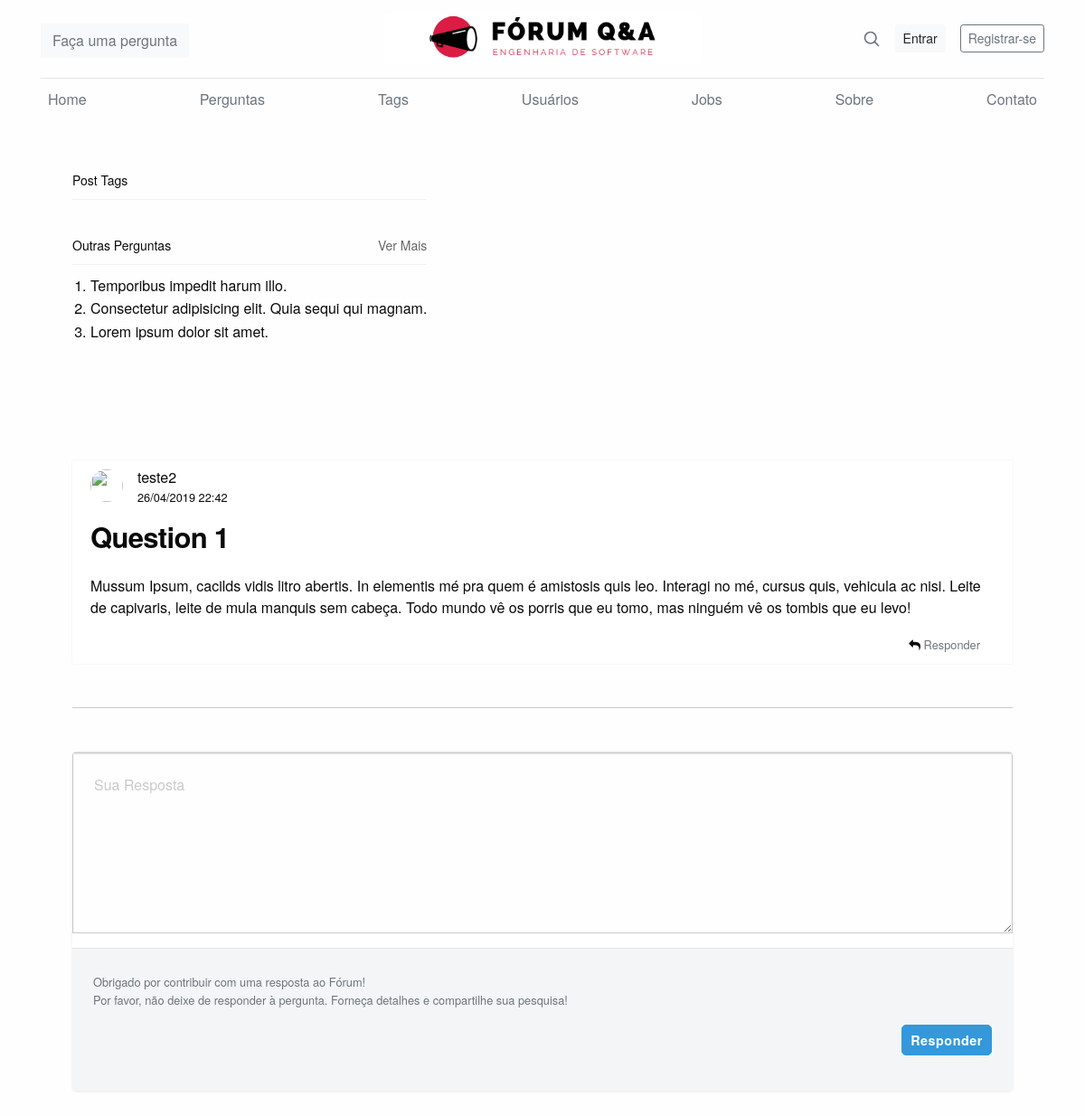
The app's page /post/2/ with its own data.
### posts/models.py (models this page shows)
class Question(models.Model):
	title = description = models.CharField(max_length=512)
	description = models.TextField()
	creation_date = models.DateTimeField(auto_now=False, auto_now_add=True)
	last_modification_date = models.DateTimeField(auto_now=True, auto_now_add=False)
	user = models.ForeignKey(User , on_delete=models.CASCADE)

### posts/views.py (the view)
# urls.py: path('post/', views.post, name='post'),
def post(request,id_post):
    readed_question = Question.objects.get(id=id_post) #questao clicada pelo usuario
    question_tags = QuestionTag.objects.filter(question=id_post)
    tags = []
    for el in question_tags:
        tags.append(el.tag.name)
    answers = Answer.objects.filter(question=id_post)
    context = {
        "question": readed_question,
        "tags": tags,
        "answers": answers
    }
    return render(request, 'posts/post.html', context)

### posts/templates/posts/post.html (shortened to what this page needs)
{% extends "forum/base.html" %}
{% load static %}
{% block css %}
<link href="{% static 'posts/css/posts.css' %}" rel="stylesheet" type="text/css">
<link href="https://cdn.jsdelivr.net/foundation/6.1.2/foundation.min.css" rel="stylesheet" type="text/css">
{% endblock %}
{% block content %}
<div class='container'>
    {%  include "forum/header.html" %}
    <main class="container row">
            <aside class="sidebar columns medium-4 medium-push-8">
                <div class="widget">
                    <header class="widget__header">
                        <span class="widget__header-title">Post Tags</span>
                    </header>
                </div>
                <div class="widget">
                    <header class="widget__header">
                        <span class="widget__header-title">Outras Perguntas</span>
                        <a href="#" class="widget__header-link">Ver Mais</a>
                    </header>
                    <ol class="widget__list">
                        <li>Temporibus impedit harum illo.</li>
                        <li>Consectetur adipisicing elit. Quia sequi qui magnam.</li>
                        <li>Lorem ipsum dolor sit amet.</li>
                    </ol>
                </div>
            </aside>
            <section class="content columns medium-8 medium-pull-4">
                <article class="post">
                    <header class="post__header">
                        <div class="media-object">
                            <div class="media-object-section">
                                <a href="#" class="post__header-profile">
                                    <img class="post__header-profile-image" src="https://image.flaticon.com/icons/svg/167/167750.svg" alt="" />
                                </a>
                            </div>
                            <div class="media-object-section">
                                <a class="post__header-profile-name">{{question.user}}</a>
                                <time class="post__header-time">{{question.last_modification_date|date:"d/m/Y H:i"}}</time>
                            </div>
                        </div>
                        <h3 class="post__header-title">{{question.title}}</h3>
                    </header>
                    <div class="post__content mt-4">
                        <p>
                            {{question.description}}
                        </p>
                    </div>
                    <footer class="post__footer">
                        <div class="post__footer-responses text-right mr-3">
                            <small><i class="fa fa-reply"></i>
                                <a href="#ans" class="text-muted"> Responder</a>
                            </small>
                        </div>
                    </footer>
                </article>
                    <hr class="mt-5 mb-5">
                    <form class="answer-form mt-5" id="ans">
                            <div class="message">
                              <textarea name="message" id="message" placeholder="Sua Resposta"></textarea>
                            </div>
                            <div class="submit">
                              <p class="user-message">
                                  <small id="emailHelp" class="form-text text-muted ">
                                        Obrigado por contribuir com uma resposta ao Fórum!<br>
                                        Por favor, não deixe de responder à pergunta. Forneça detalhes e compartilhe sua pesquisa!
                                    </small>
                                </p>
                              <input type="submit" value="Responder" class="button" />
                            </div>
                    </form>
                </section>
        </main>
</div>
{% endblock %}

### static/forum/css/base.css (style rules this page uses)
h1, h2, h3, h4, h5, h6 { font-family: "Playfair Display", Georgia, "Times New Roman", serif; }
p { font-size: 14px; margin: 0 0 10px; }
input, select { font-size: 0.8rem; font-weight: 700; letter-spacing: 0.5px; background: transparent; border: 1px solid #A4A9C5; border-radius: 3px; outline: none; padding: 10px; transition: border-color 0.2s cubic-bezier(0.4, 0, 0.2, 1); color: #18C2C0; }
input::placeholder, select::placeholder { font-weight: 500; color: #646E8A; }
section { margin-top: 50px; }
.widget { margin-bottom: 40px; }
.widget__header { display: flex; align-items: center; justify-content: space-between; font-size: 0.875rem; padding-bottom: 0.625rem; margin-bottom: 0.625rem; border-bottom: 1px solid rgba(0, 0, 0, 0.0470588); }
.widget__header-link { color: rgba(0, 0, 0, 0.6); }

### static/posts/css/posts.css (style rules this page uses)
main.container { max-width: 1040px; margin: auto; padding: 10px 0 40px; }
.post { background: #fff; box-shadow: 0 0 1px rgba(0, 0, 0, 0.15); padding: 0.625rem 1.25rem; }
.post__header-profile-image { width: 36px; height: 36px; border-radius: 100%; }
.post__header-profile-name { display: block; line-height: 1.12; }
.post__header-time { font-size: 0.8rem; }
.post__header-title { font-weight: bold; line-height: 1.12; letter-spacing: -0.022em; }
.post__content p { font-size: 1rem; line-height: 1.5; }
.sidebar { margin: 40px 0; }
.widget { margin-bottom: 40px; }
.widget__header { display: flex; align-items: center; justify-content: space-between; font-size: 0.875rem; padding-bottom: 0.625rem; margin-bottom: 0.625rem; border-bottom: 1px solid rgba(0, 0, 0, 0.0470588); }
.widget__header-link { color: rgba(0, 0, 0, 0.6); }
.answer-form { background: #ffffff; height: auto; margin: 100px auto; overflow: hidden; width: 100%; -moz-border-radius: 5px; -webkit-border-radius: 5px; border-radius: 5px; -moz-box-shadow: rgba(26, 26, 26, 0.1) 0 1px 3px 0; -webkit-box-shadow: rgba(26, 26, 26, 0.1) 0 1px 3px 0; box-shadow: rgba(26, 26, 26, 0.1) 0 1px 3px 0; }
.answer-form .message { position: relative; }
.answer-form .message { border-bottom: 1px #e6e6e6 solid; border-top: 1px #e6e6e6 solid; clear: both; }
.answer-form .message textarea { height: 200px; padding: 23px; }
.answer-form .submit { background: #f4f5f6; display: block; overflow: hidden; padding: 23px; }
.answer-form .submit .button { background: #3498db; border: 1px #3498db solid; color: #ffffff; float: right; padding: 9px 0; width: 100px; -moz-border-radius: 5px; -webkit-border-radius: 5px; border-radius: 5px; }

### records on screen
Question: user "teste2", last_modification_date "26/04/2019 22:42", title "Question 1", description "Mussum Ipsum, cacilds vidis litro abertis. In elementis mé pra quem é amistosis quis leo. Interagi no mé, cursus quis, vehicula ac nisi. Leite de capivaris, leite de mula manquis sem cabeça. Todo mundo vê os porris que eu tomo, mas ninguém vê os tombis que eu levo!"
